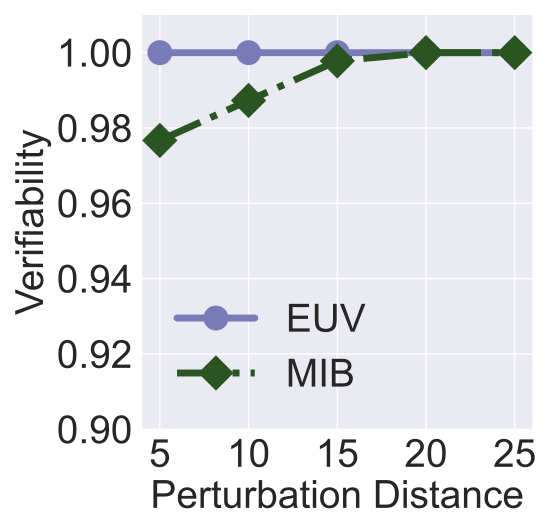

Reproduce this figure in Python.


import numpy as np
import matplotlib.pyplot as plt

epsilon = 3
beta = 1 / epsilon


x=[1, 2, 3, 4, 5]
# validation_for_plt =[97,95.8600, 94.9400, 93.5400, 93.2400]
# attack_for_plt=[0, 0.3524, 0, 0.1762, 0.1762]
# basic_for_plt=[99.8, 99.8, 99.8, 99.8, 99.8]

labels = [ '5', '10', '15', '20', '25']
# unl_org = [97.77, 97.55, 97.35, 97.29, 97.21, 97.21]
unl_mib = [ 0.9767, 0.9873, 0.9978, 1, 1]


unl_cap = [ 1, 1, 1, 1, 1]
# unl_ss_wo = [94.32, 94.53, 94.78, 93.38, 94.04, 97.21]

plt.style.use('seaborn')
plt.figure(figsize=(5.5, 5.3))
l_w=5
m_s=15
marker_s = 3
markevery=1
#plt.figure(figsize=(8, 5.3))
#plt.plot(x, unl_fr, color='blue', marker='^', label='Retrain',linewidth=l_w, markersize=m_s)
#plt.figure(figsize=(8, 5.3))
#plt.plot(x, unl_fr, color='blue', marker='^', label='Retrain',linewidth=l_w, markersize=m_s)
plt.plot(x, unl_cap, linestyle='-', color='#797BB7', marker='o', fillstyle='full', markevery=markevery, label='EUV', linewidth=l_w, markersize=m_s, markeredgewidth=marker_s)

plt.plot(x, unl_mib, linestyle='-.', color='#2A5522',  marker='D', fillstyle='full', markevery=markevery,
         label='MIB',linewidth=l_w, markersize=m_s, markeredgewidth=marker_s)





#plt.plot(x, unl_vibu, color='silver',  marker='d',  label='VIBU',linewidth=4,  markersize=10)

# plt.plot(x, y_sa03, color='r',  marker='2',  label='AAAI21 A_acc, pr=0.3',linewidth=3, markersize=8)
# plt.plot(x, y_sa05, color='darkblue',  marker='4',  label='AAAI21 A_acc, pr=0.5',linewidth=3, markersize=8)
# plt.plot(x, y_ma03, color='darkviolet',  marker='3',  label='FedMC A_acc, pr=0.3',linewidth=3, markersize=8)
# plt.plot(x, y_ma05, color='cyan',  marker='p',  label='FedMC A_acc, pr=0.5',linewidth=3, markersize=8)


# plt.grid()
leg = plt.legend(fancybox=True, shadow=True)
# plt.xlabel('Malicious Client Ratio (%)' ,fontsize=16)
plt.ylabel('Verifiability' ,fontsize=28)
my_y_ticks = np.arange(0.9, 1.01, 0.02)
plt.yticks(my_y_ticks,fontsize=28)
plt.ylim(0.9, 1.01)
plt.xlabel('Perturbation Distance' ,fontsize=28)

plt.xticks(x, labels, fontsize=28)
# plt.title('CIFAR10 IID')

#plt.annotate(r"1e0", xy=(0.1, 1.01), xycoords='axes fraction', xytext=(-10, 10),textcoords='offset points', ha='right', va='center', fontsize=15)


# plt.title('On CIFAR10', fontsize=24)
plt.legend(loc='best',fontsize=28)
plt.tight_layout()
#plt.title("MNIST")
plt.rcParams['figure.figsize'] = (2.0, 1)
plt.rcParams['image.interpolation'] = 'nearest'
plt.rcParams['figure.subplot.left'] = 0.11
plt.rcParams['figure.subplot.bottom'] = 0.08
plt.rcParams['figure.subplot.right'] = 0.977
plt.rcParams['figure.subplot.top'] = 0.969
plt.savefig('cifar10_verifiability_noise_analysis.pdf', format='pdf', dpi=200)
plt.show()
